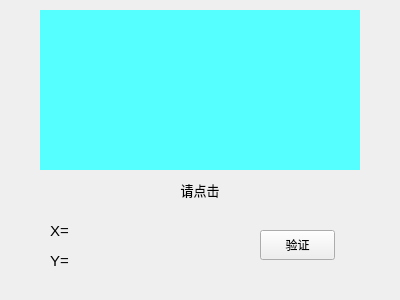
<?xml version="1.0" encoding="UTF-8"?>
<ui version="4.0">
 <class>CaptchaGUI</class>
 <widget class="QWidget" name="CaptchaGUI">
  <property name="geometry">
   <rect>
    <x>0</x>
    <y>0</y>
    <width>400</width>
    <height>300</height>
   </rect>
  </property>
  <property name="sizePolicy">
   <sizepolicy hsizetype="Expanding" vsizetype="Expanding">
    <horstretch>0</horstretch>
    <verstretch>0</verstretch>
   </sizepolicy>
  </property>
  <property name="windowTitle">
   <string>安全验证</string>
  </property>
  <widget class="QLabel" name="captcha_img">
   <property name="geometry">
    <rect>
     <x>40</x>
     <y>10</y>
     <width>320</width>
     <height>160</height>
    </rect>
   </property>
   <property name="sizePolicy">
    <sizepolicy hsizetype="Expanding" vsizetype="Expanding">
     <horstretch>0</horstretch>
     <verstretch>0</verstretch>
    </sizepolicy>
   </property>
   <property name="styleSheet">
    <string notr="true">background-color: rgb(85, 255, 255);</string>
   </property>
   <property name="text">
    <string/>
   </property>
   <property name="alignment">
    <set>Qt::AlignCenter</set>
   </property>
  </widget>
  <widget class="QLabel" name="captcha_prompt">
   <property name="geometry">
    <rect>
     <x>40</x>
     <y>180</y>
     <width>320</width>
     <height>20</height>
    </rect>
   </property>
   <property name="font">
    <font>
     <pointsize>10</pointsize>
    </font>
   </property>
   <property name="text">
    <string>请点击</string>
   </property>
   <property name="alignment">
    <set>Qt::AlignCenter</set>
   </property>
  </widget>
  <widget class="QWidget" name="layoutWidget">
   <property name="geometry">
    <rect>
     <x>40</x>
     <y>250</y>
     <width>161</width>
     <height>21</height>
    </rect>
   </property>
   <layout class="QHBoxLayout" name="horizontalLayout_2">
    <item>
     <widget class="QLabel" name="label_2">
      <property name="sizePolicy">
       <sizepolicy hsizetype="Expanding" vsizetype="Preferred">
        <horstretch>1</horstretch>
        <verstretch>0</verstretch>
       </sizepolicy>
      </property>
      <property name="font">
       <font>
        <pointsize>11</pointsize>
       </font>
      </property>
      <property name="text">
       <string>Y=</string>
      </property>
      <property name="alignment">
       <set>Qt::AlignCenter</set>
      </property>
     </widget>
    </item>
    <item>
     <widget class="QLabel" name="position_y">
      <property name="sizePolicy">
       <sizepolicy hsizetype="Expanding" vsizetype="Preferred">
        <horstretch>3</horstretch>
        <verstretch>0</verstretch>
       </sizepolicy>
      </property>
      <property name="font">
       <font>
        <pointsize>11</pointsize>
       </font>
      </property>
      <property name="text">
       <string/>
      </property>
     </widget>
    </item>
   </layout>
  </widget>
  <widget class="QPushButton" name="verify_Button">
   <property name="geometry">
    <rect>
     <x>260</x>
     <y>230</y>
     <width>75</width>
     <height>30</height>
    </rect>
   </property>
   <property name="text">
    <string>验证</string>
   </property>
  </widget>
  <widget class="QWidget" name="layoutWidget">
   <property name="geometry">
    <rect>
     <x>40</x>
     <y>220</y>
     <width>161</width>
     <height>21</height>
    </rect>
   </property>
   <layout class="QHBoxLayout" name="horizontalLayout">
    <item>
     <widget class="QLabel" name="label">
      <property name="sizePolicy">
       <sizepolicy hsizetype="Expanding" vsizetype="Preferred">
        <horstretch>1</horstretch>
        <verstretch>0</verstretch>
       </sizepolicy>
      </property>
      <property name="font">
       <font>
        <pointsize>11</pointsize>
       </font>
      </property>
      <property name="text">
       <string>X=</string>
      </property>
      <property name="alignment">
       <set>Qt::AlignCenter</set>
      </property>
     </widget>
    </item>
    <item>
     <widget class="QLabel" name="position_x">
      <property name="sizePolicy">
       <sizepolicy hsizetype="Expanding" vsizetype="Preferred">
        <horstretch>3</horstretch>
        <verstretch>0</verstretch>
       </sizepolicy>
      </property>
      <property name="font">
       <font>
        <pointsize>11</pointsize>
       </font>
      </property>
      <property name="text">
       <string/>
      </property>
     </widget>
    </item>
   </layout>
  </widget>
 </widget>
 <resources/>
 <connections/>
</ui>
